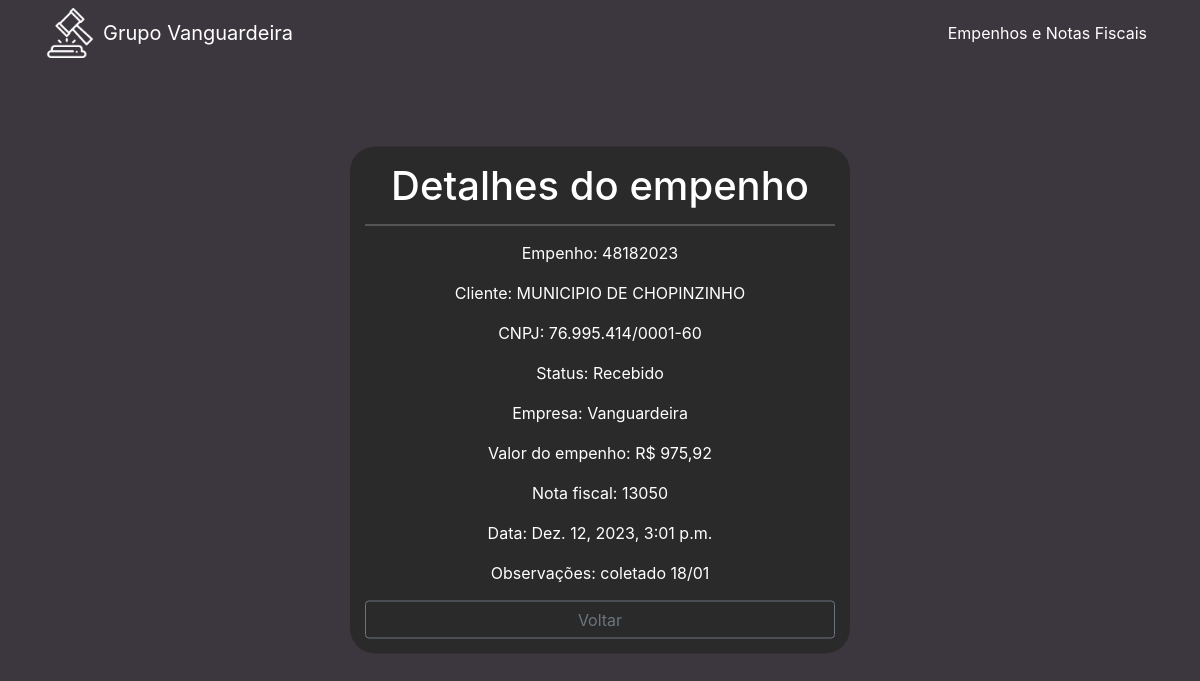
/detalhe/2840/, run on an earlier commit of the app's database.
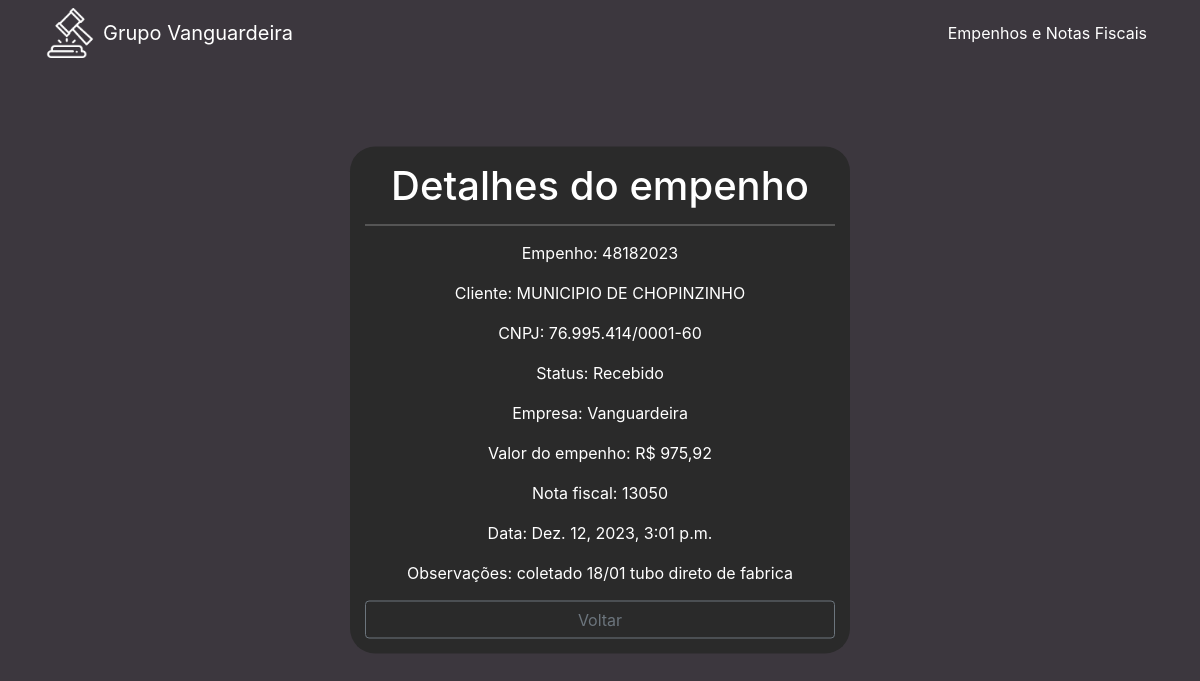
And on a later commit of the database.
### cliente/models.py (models this page shows, shortened)
class Cliente(models.Model):
    numero = models.CharField(max_length=255)
    nome = models.CharField(max_length=255)
    cnpj = models.CharField(max_length=255)
    data_criacao = models.DateTimeField(default=timezone.now)
    categoria = models.ForeignKey(Categoria, on_delete=models.DO_NOTHING)
    empresa = models.ForeignKey(Empresa, on_delete=models.DO_NOTHING)
    empenho = models.FileField(upload_to='empenhos/', max_length=500)
    nfe = models.FileField(upload_to='notas/', max_length=500, default='0', blank=True)
    n_nfe = models.CharField(max_length=255, blank=True)
    descricao = models.TextField(blank=True)
    valor = models.CharField(max_length=255)

class Categoria(models.Model):
    nome = models.CharField(max_length=255)
    def __str__(self):
        return self.nome

class Empresa(models.Model):
    nome = models.CharField(max_length=255)
    def __str__(self):
        return self.nome

### cliente/views.py (the view)
# urls.py: path('detalhe/<int:pk>/', views.detalhe, name="detalhe"),
def detalhe(request, pk):
    cliente = Cliente.objects.get(pk=pk)
    return render(request, 'cliente/detalhe.html', {'cliente': cliente})

### cliente/templates/cliente/detalhe.html
{% extends 'base.html' %}
{% block conteudo %}
<div class="contents">
    <h1>Detalhes do empenho</h1>
    <div class="contents-info">
        <p>Empenho: {{ cliente.numero }}</p>
        <p>Cliente: {{ cliente.nome }}</p>
        <p>CNPJ: {{ cliente.cnpj }}</p>
        <p>Status: {{ cliente.categoria }}</p>
        <p>Empresa: {{ cliente.empresa }}</p>
        <p>Valor do empenho: R$ {{ cliente.valor }}</p>
        <p>Nota fiscal: {{ cliente.n_nfe }}</p>
        <p>Data: {{ cliente.data_criacao }}</p>
        <p>Observações: {{ cliente.descricao }}</p>
        <a href="{{ request.META.HTTP_REFERER }}" class="btn btn-outline-secondary" style="width: 100%">Voltar</a>
    </div>
</div>
{% endblock%}

What changed in the data, as far as the page shows it:
changed Cliente "MUNICIPIO DE CHOPINZINHO": descricao "coletado 18/01" → "coletado 18/01 tubo direto de fabrica"
